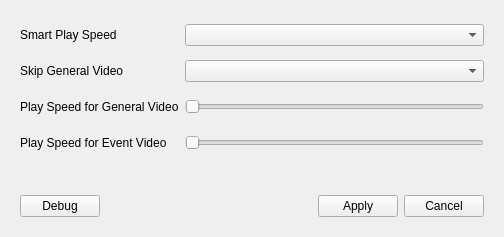
<?xml version="1.0" encoding="UTF-8"?>
<ui version="4.0">
 <class>SmartSpeedPanel</class>
 <widget class="QWidget" name="SmartSpeedPanel">
  <property name="geometry">
   <rect>
    <x>0</x>
    <y>0</y>
    <width>504</width>
    <height>237</height>
   </rect>
  </property>
  <property name="windowTitle">
   <string>Form</string>
  </property>
  <layout class="QGridLayout" name="gridLayout">
   <item row="0" column="0">
    <widget class="QWidget" name="widget_translucent" native="true">
     <layout class="QVBoxLayout" name="verticalLayout">
      <item>
       <layout class="QGridLayout" name="gridLayout_2">
        <item row="0" column="0">
         <widget class="QLabel" name="label_smartPlaySpeed">
          <property name="minimumSize">
           <size>
            <width>0</width>
            <height>30</height>
           </size>
          </property>
          <property name="text">
           <string>Smart Play Speed</string>
          </property>
         </widget>
        </item>
        <item row="0" column="1">
         <widget class="ComboBox" name="comboBox_smartPlaySpeed"/>
        </item>
        <item row="1" column="0">
         <widget class="QLabel" name="label_skipGeneralVideo">
          <property name="minimumSize">
           <size>
            <width>0</width>
            <height>30</height>
           </size>
          </property>
          <property name="text">
           <string>Skip General Video</string>
          </property>
         </widget>
        </item>
        <item row="1" column="1">
         <widget class="ComboBox" name="comboBox_skipGeneralVideo"/>
        </item>
        <item row="2" column="0">
         <widget class="QLabel" name="label_speedForGeneral">
          <property name="minimumSize">
           <size>
            <width>0</width>
            <height>30</height>
           </size>
          </property>
          <property name="text">
           <string>Play Speed for General Video</string>
          </property>
         </widget>
        </item>
        <item row="2" column="1">
         <widget class="PlaybackSpeedSlider" name="horizontalSlider_speedForGeneral">
          <property name="sizePolicy">
           <sizepolicy hsizetype="Expanding" vsizetype="Ignored">
            <horstretch>0</horstretch>
            <verstretch>0</verstretch>
           </sizepolicy>
          </property>
          <property name="orientation">
           <enum>Qt::Horizontal</enum>
          </property>
         </widget>
        </item>
        <item row="3" column="0">
         <widget class="QLabel" name="label_speedForEvent">
          <property name="minimumSize">
           <size>
            <width>0</width>
            <height>30</height>
           </size>
          </property>
          <property name="text">
           <string>Play Speed for Event Video</string>
          </property>
         </widget>
        </item>
        <item row="3" column="1">
         <widget class="PlaybackSpeedSlider" name="horizontalSlider_speedForEvent">
          <property name="sizePolicy">
           <sizepolicy hsizetype="Expanding" vsizetype="Ignored">
            <horstretch>0</horstretch>
            <verstretch>0</verstretch>
           </sizepolicy>
          </property>
          <property name="orientation">
           <enum>Qt::Horizontal</enum>
          </property>
         </widget>
        </item>
       </layout>
      </item>
      <item>
       <spacer name="verticalSpacer">
        <property name="orientation">
         <enum>Qt::Vertical</enum>
        </property>
        <property name="sizeHint" stdset="0">
         <size>
          <width>20</width>
          <height>10</height>
         </size>
        </property>
       </spacer>
      </item>
      <item>
       <layout class="QHBoxLayout" name="horizontalLayout">
        <item>
         <widget class="MyPushButton" name="pushButton_debug">
          <property name="text">
           <string>Debug</string>
          </property>
         </widget>
        </item>
        <item>
         <spacer name="horizontalSpacer">
          <property name="orientation">
           <enum>Qt::Horizontal</enum>
          </property>
          <property name="sizeHint" stdset="0">
           <size>
            <width>40</width>
            <height>20</height>
           </size>
          </property>
         </spacer>
        </item>
        <item>
         <widget class="MyPushButton" name="pushButton_apply">
          <property name="text">
           <string>Apply</string>
          </property>
         </widget>
        </item>
        <item>
         <widget class="MyPushButton" name="pushButton_cancel">
          <property name="text">
           <string>Cancel</string>
          </property>
         </widget>
        </item>
       </layout>
      </item>
     </layout>
    </widget>
   </item>
  </layout>
 </widget>
 <customwidgets>
  <customwidget>
   <class>ComboBox</class>
   <extends>QComboBox</extends>
   <header>combobox.h</header>
  </customwidget>
  <customwidget>
   <class>MyPushButton</class>
   <extends>QPushButton</extends>
   <header>mypushbutton.h</header>
  </customwidget>
  <customwidget>
   <class>PlaybackSpeedSlider</class>
   <extends>QSlider</extends>
   <header>PlaybackSpeedSlider.h</header>
  </customwidget>
 </customwidgets>
 <resources/>
 <connections/>
</ui>
